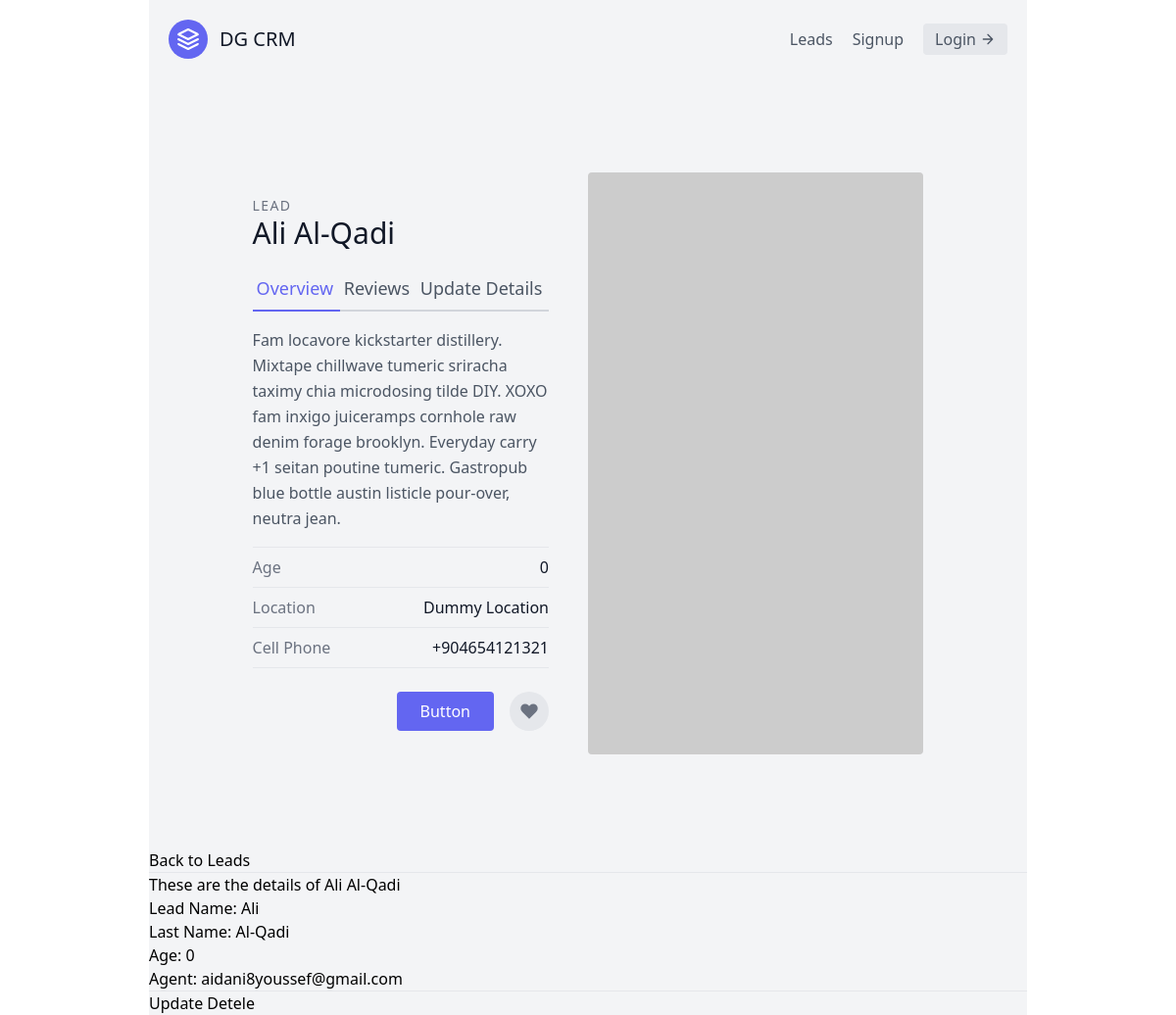
Screenshot of /leads/9 with the database file from the repository.
### leads/models.py (models this page shows)
class Lead(models.Model):
    SOURCE_CHOICES = (
        ('YT','Youtube'),
        ('GOOGLE','Google'),
        ('NL','NewsLetter')
    )
    first_name = models.CharField(max_length=20)
    last_name = models.CharField(max_length=20)
    age = models.IntegerField(default=0) # cant be less than 0
    phoned = models.BooleanField(default=False)
    sources = models.CharField(choices=SOURCE_CHOICES, max_length=100)
    profile_picture = models.ImageField(blank=True,null=True)
    special_files = models.FileField(blank=True,null=True)
    agent = models.ForeignKey('SalesAgents', on_delete = models.CASCADE)
    def __str__(self):
        return str(self.first_name) + ' ' + str(self.last_name)

class SalesAgents(models.Model):
    user = models.OneToOneField(User,on_delete=models.CASCADE)
    def __str__(self):
        return self.user.email

class User(AbstractUser):
    pass

### leads/views.py (the view)
# urls.py: path('<int:pk>',lead_detail,name='lead-details'),
def lead_detail(request,pk):
    lead = Lead.objects.get(id=pk)
    print(lead)
    context = {
        'lead': lead
    }
    return render(request, 'lead_detail.html', context)

### leads/templates/lead_detail.html
{% extends 'base.html' %}
{% block content %}
    <section class="text-gray-600 body-font overflow-hidden">
  <div class="container px-5 py-24 mx-auto">
    <div class="lg:w-4/5 mx-auto flex flex-wrap">
      <div class="lg:w-1/2 w-full lg:pr-10 lg:py-6 mb-6 lg:mb-0">
        <h2 class="text-sm title-font text-gray-500 tracking-widest">LEAD</h2>
        <h1 class="text-gray-900 text-3xl title-font font-medium mb-4">{{ lead.first_name }} {{ lead.last_name }}</h1>
        <div class="flex mb-4">
          <a class="flex-grow text-indigo-500 border-b-2 border-indigo-500 py-2 text-lg px-1">
              Overview
          </a>
          <a class="flex-grow border-b-2 border-gray-300 py-2 text-lg px-1">
              Reviews
          </a>
          <a href="{% url 'leads:lead-update' lead.pk %}" class="flex-grow border-b-2 border-gray-300 py-2 text-lg px-1">
              Update Details
          </a>
        </div>
        <p class="leading-relaxed mb-4">Fam locavore kickstarter distillery. Mixtape chillwave tumeric sriracha taximy chia microdosing tilde DIY. XOXO fam inxigo juiceramps cornhole raw denim forage brooklyn. Everyday carry +1 seitan poutine tumeric. Gastropub blue bottle austin listicle pour-over, neutra jean.</p>
        <div class="flex border-t border-gray-200 py-2">
          <span class="text-gray-500">Age</span>
          <span class="ml-auto text-gray-900">{{ lead.age }}</span>
        </div>
        <div class="flex border-t border-gray-200 py-2">
          <span class="text-gray-500">Location</span>
          <span class="ml-auto text-gray-900">Dummy Location</span>
        </div>
        <div class="flex border-t border-b mb-6 border-gray-200 py-2">
          <span class="text-gray-500">Cell Phone</span>
          <span class="ml-auto text-gray-900">+904654121321</span>
        </div>
        <div class="flex">
            <button class="flex ml-auto text-white bg-indigo-500 border-0 py-2 px-6 focus:outline-none hover:bg-indigo-600 rounded">Button</button>
            <button class="rounded-full w-10 h-10 bg-gray-200 p-0 border-0 inline-flex items-center justify-center text-gray-500 ml-4">
                <svg fill="currentColor" stroke-linecap="round" stroke-linejoin="round" stroke-width="2" class="w-5 h-5" viewBox="0 0 24 24">
                  <path d="M20.84 4.61a5.5 5.5 0 00-7.78 0L12 5.67l-1.06-1.06a5.5 5.5 0 00-7.78 7.78l1.06 1.06L12 21.23l7.78-7.78 1.06-1.06a5.5 5.5 0 000-7.78z"></path>
                </svg>
            </button>
        </div>
      </div>
      <img alt="ecommerce" class="lg:w-1/2 w-full lg:h-auto h-64 object-cover object-center rounded" src="https://dummyimage.com/400x400">
    </div>
  </div>
</section>
    <a href="{% url 'leads:lead-list' %}">Back to Leads</a>
    <hr>
    <h3>These are the details of {{ lead }} </h3>
    <p>Lead Name: {{ lead.first_name }}</p>
    <p>Last Name: {{ lead.last_name }}</p>
    <p>Age: {{ lead.age }}</p>
    <p>Agent: {{ lead.agent }}</p>
    <hr>
    <a href="{% url 'leads:lead-update' lead.pk %}">Update</a>
    <a href="{% url 'leads:lead-delete' lead.pk %}">Detele</a>
{% endblock content %}

### rows the page displays
Lead: first_name "Ali", last_name "Al-Qadi", age "0", first_name+last_name "Ali Al-Qadi", agent "aidani8youssef@gmail.com"
